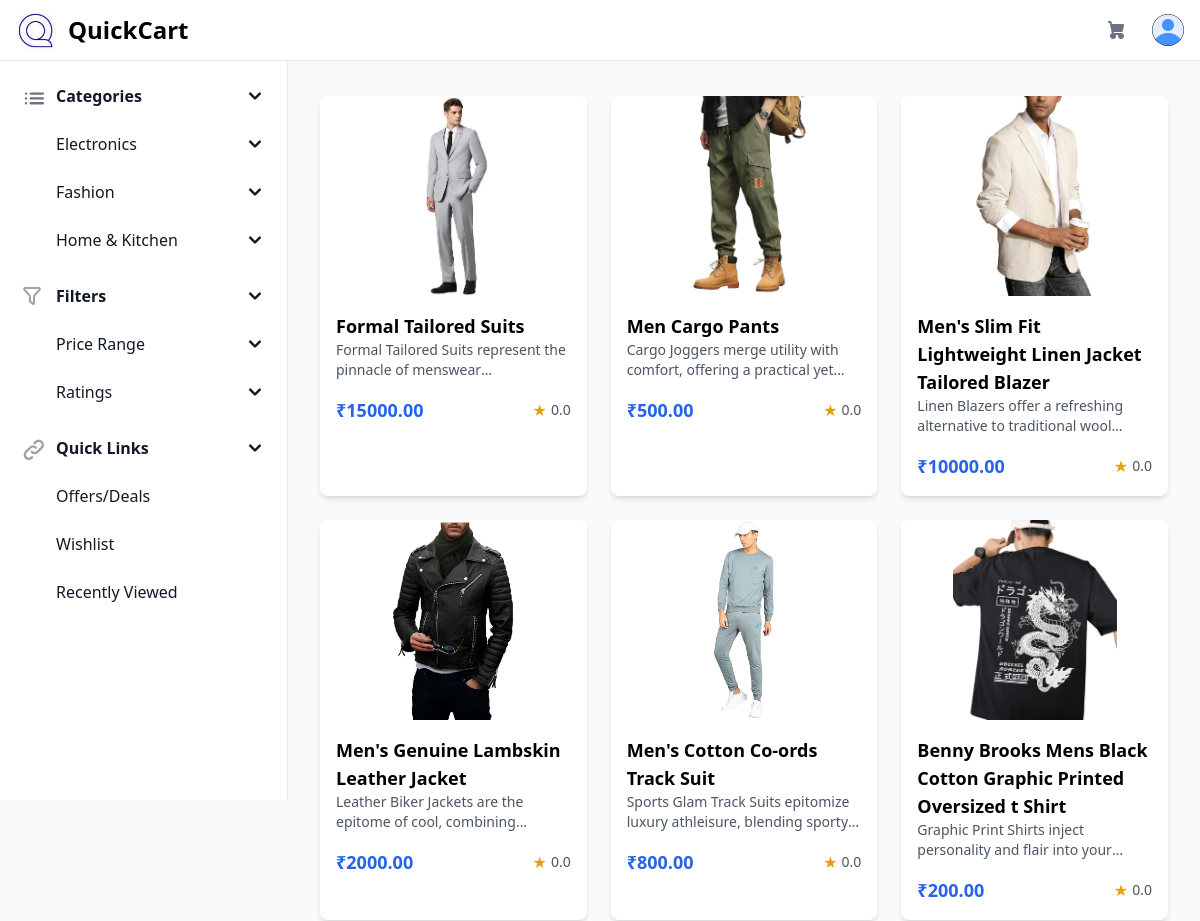
Before: / (upper part) with the older database file.
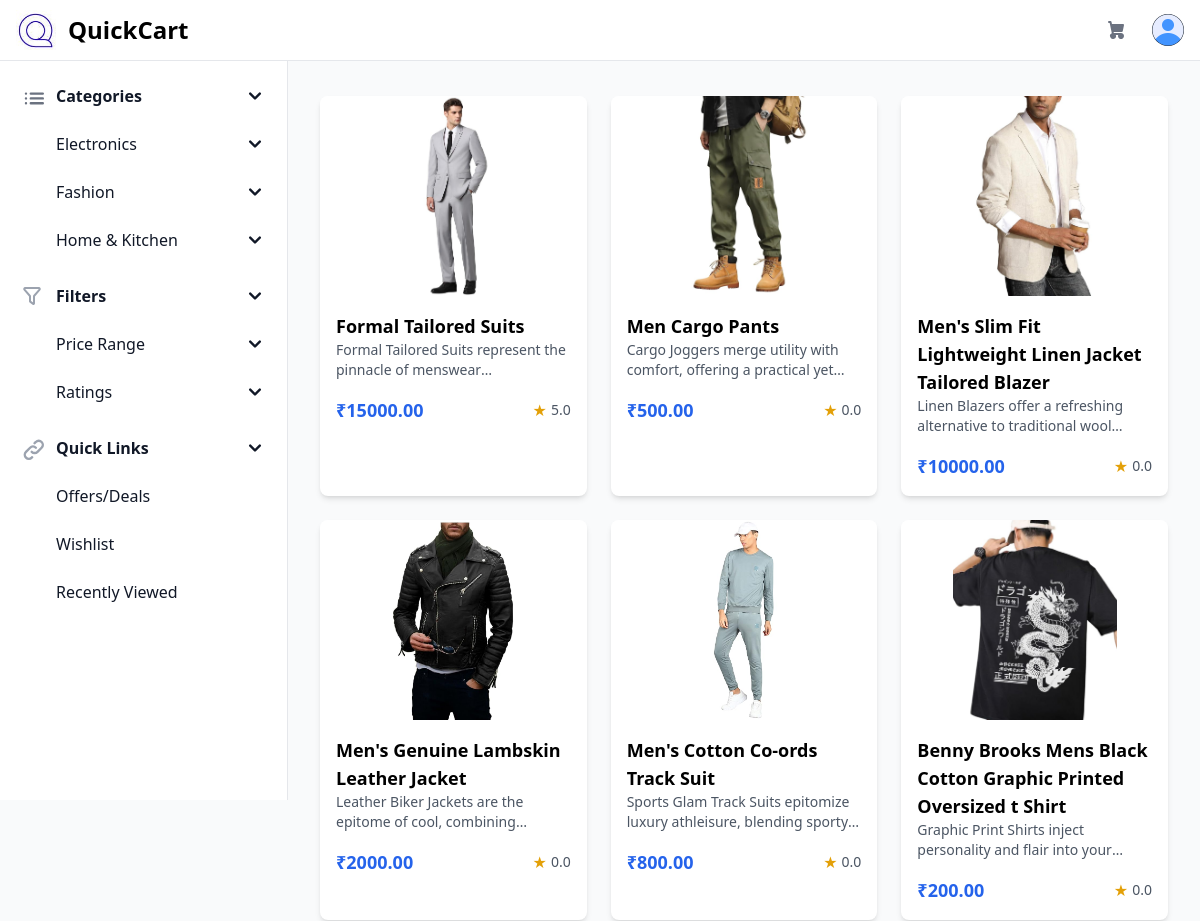
After: the same page with the newer database file.
### app.py (models this page shows)
class Product(db.Model):
    __tablename__ = "product"
    id = db.Column(db.Integer, primary_key=True)
    name = db.Column(db.String(200), nullable=False)
    description = db.Column(db.Text, nullable=False)
    price = db.Column(db.Float, nullable=False)
    category = db.Column(db.String(100), nullable=False)
    rating = db.Column(db.Float, default=0)
    stock = db.Column(db.Integer, default=0)
    image = db.Column(db.String(150), nullable=True)
    created_at = db.Column(db.DateTime, default=datetime.now(timezone("Asia/Kolkata")))
    earning = db.Column(db.Float, default=0)
    supplier_id = db.Column(
        db.Integer, db.ForeignKey("user_database.id"), nullable=False
    )
    reviews = db.relationship("Review", backref="product", lazy=True)
    cart_items = db.relationship("CartItem", backref="product", lazy=True)

### app.py (the view)
@app.route("/", methods=["GET"])
def home():
    products = Product.query.order_by(Product.created_at.desc()).all()
    if request.headers.get('HX-Request'):
        return render_template("partials/product_grid.html", products=products)
    min_price = db.session.query(func.min(Product.price)).scalar() or 0
    max_price = db.session.query(func.max(Product.price)).scalar() or 10000
    return render_template("home.html", products=products, user=current_user,
                         min_price=min_price, max_price=max_price)

### app.py (called while the page is built)
@app.context_processor
def inject_cart_data():
    cart_items = []
    cart_count = 0
    if current_user.is_authenticated:
        cart_items = CartItem.query.filter_by(user_id=current_user.id).all()
        cart_count = sum(item.quantity for item in cart_items)
    return dict(cart_items=cart_items, cart_count=cart_count)

### templates/home.html (shortened to what this page needs)
{% extends './layout.html' %}
{% block content %}
<div class="container mx-auto px-4 pb-8 pt-4">
    <div id="product-grid" hx-get="{{ url_for('home') }}" hx-trigger="load" hx-swap="innerHTML">
        {% include 'partials/product_grid.html' %}
    </div>
</div>
{% endblock %}

### templates/partials/product_grid.html (shortened to what this page needs)
<div id="product-grid" class="grid grid-cols-1 md:grid-cols-2 lg:grid-cols-3 xl:grid-cols-4 gap-6">
    {% if products %}
        {% for product in products %}
        <div class="bg-white rounded-lg shadow-md overflow-hidden dark:bg-gray-800 transition-transform hover:scale-105">
            <a href="{{ url_for('product_page', product_id=product.id) }}" class="block">
                <div class="relative aspect-[4/3] w-full">
                    {% if product.image %}
                    <img src="{{ url_for('static', filename='dist/product_images/' + product.image) }}"
                         alt="{{ product.name }}"
                         class="absolute inset-0 w-full h-full object-contain bg-white">
                    {% else %}
                    <img src="{{ url_for('static', filename='images/placeholder.png') }}"
                         alt="No image"
                         class="absolute inset-0 w-full h-full object-contain bg-white">
                    {% endif %}
                </div>
                <div class="p-4">
                    <h2 class="text-lg font-bold dark:text-white hover:text-primary-600">{{ product.name }}</h2>
                    <p class="text-sm text-gray-600 dark:text-gray-400 line-clamp-2">{{ product.description }}</p>
                    <div class="mt-4 flex justify-between items-center">
                        <span class="text-lg font-bold text-primary-600">₹{{ "%.2f"|format(product.price) }}</span>
                        <div class="flex items-center">
                            <span class="text-yellow-400">★</span>
                            <span class="ml-1 text-sm text-gray-600 dark:text-gray-400">{{ "%.1f"|format(product.rating) }}</span>
                        </div>
                    </div>
                </div>
            </a>
        </div>
        {% endfor %}
    {% else %}
        <div class="col-span-full text-center py-8" style="padding-bottom: 600px;">
            <p class="text-gray-500 dark:text-gray-400">No products found matching your criteria.</p>
        </div>
    {% endif %}
</div>

Changed rows visible on the page:
changed Product "Formal Tailored Suits": rating "0.0" → "5.0"
